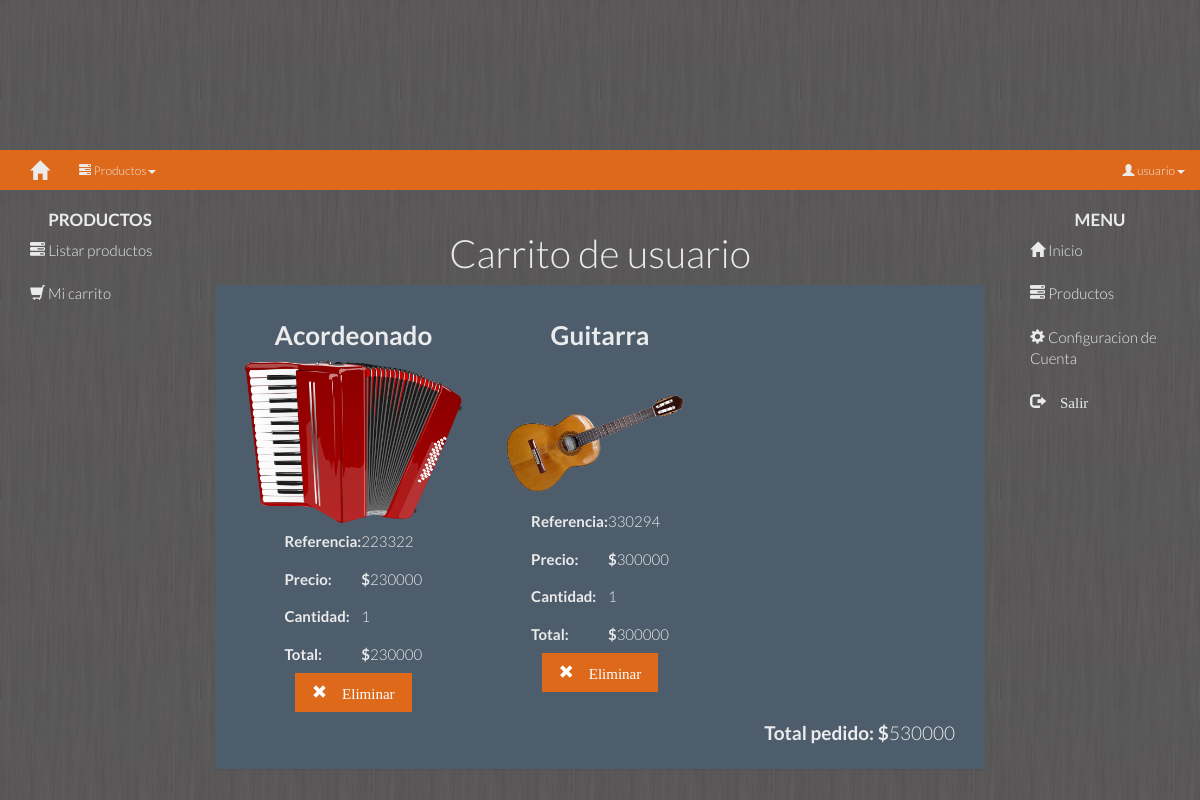
/Index.php/mostrarcarrito (signed in), run on an earlier commit of the app's database.
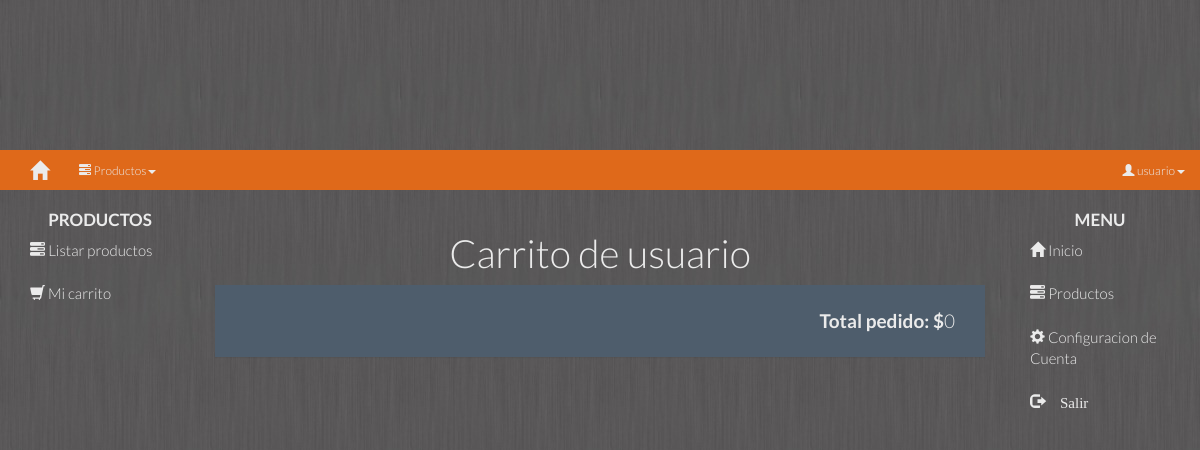
And on a later commit of the database.
### tables this page shows
CREATE TABLE IF NOT EXISTS `carrito` (
  `Id` int(11) NOT NULL AUTO_INCREMENT,
  `Cedula` varchar(255) NOT NULL,
  `Codp` varchar(255) NOT NULL,
  `Nombre` varchar(255) NOT NULL,
  `Tipo` varchar(255) NOT NULL,
  `Cantidad` int(11) NOT NULL,
  `Precio` double NOT NULL,
  `Total` double NOT NULL,
  PRIMARY KEY (`Id`)
);

### Controlador.php (called while the page is built, shortened)
<?php
	require_once "Modelos/Modelo_productos.php";
	function mostrar_carrito_action(){
		$carrito=mostrarcarrito();
		require "plantillas/listarcarrito.php";
	}
?>

### Modelos/Modelo_productos.php (called while the page is built, shortened)
<?php
	function mostrarcarrito(){
		$conexion=conectar_base_de_datos();
		$consulta = "SELECT * FROM carrito";
		$resultado = mysqli_query($conexion,$consulta);
		$carrito=array();
		while ($fila = $resultado->fetch_assoc()) {
			$carrito[]=$fila;
		}
		return $carrito;
	}
?>

### plantillas/listarcarrito.php (the view, shortened to what this page needs)
<?php ob_start();
  if(isset($_SESSION["Tipo"])){
    switch($_SESSION["Tipo"]){
      case 'Usuario':
        include 'plantillas/menu/menu_usuario.php';
      break;
    }
  }else{
  	include 'plantillas/menu/menu_publico.php';
  } ?>
<div class="row">
	<div class="col-xs-2 col-sm-2 col-md-2 col-lg-2">
	<?php if (isset($_SESSION["Tipo"])=='Administrador' || isset($_SESSION["Tipo"])=='Usuario'): ?>
		<?php echo $submenu2; $total=0;?>
	<?php else: ?>
	<?php endif ?>
	</div>
	<div class="col-xs-8 col-sm-8 col-md-8 col-lg-8">
		<h1><center>Carrito de <?php echo "".$_SESSION["Nombre"]; ?></center></h1>
		<div class="panel panel-primary">
			<div class="panel-body">
				<?php foreach ($carrito as $carrito):?>
					<div class="col-xs-4 col-sm-4 col-md-4 col-lg-4">
						<div class="caption">
							<h3><b><center><?php echo $carrito["Nombre"]; ?></center></b></h3>
							<img class="img-responsive" alt="<?php echo $carrito["Nombre"]; ?>" src="/Sistemas_2/productos/<?php echo $carrito["Tipo"]; ?>/<?php echo $carrito["Codp"]; ?>.png"/>
							<table align="center">
								<tr>
									<td><h5><b>Referencia:</b>  </h5></td>
									<td><h5><?php echo $carrito["Codp"]; ?></h5></td>
								</tr>
								<tr>
									<td><h5><b>Precio: </b></h5></td>
									<td><h5><b>$</b><?php echo $carrito["Precio"]; ?></h5></td>
								</tr>
								<tr>
									<td><h5><b>Cantidad: </b></h5></td>
									<td><h5><?php echo $carrito["Cantidad"]; ?></h5></td>
								</tr>
								<tr>
									<td><h5><b>Total: </b></h5></td>
									<td><h5><b>$</b><?php echo $carrito["Total"]; ?></h5></td>
								</tr>
							</table>
							<center><a class='btn btn-primary' href='/Sistemas_2/Index.php/eliminar_carrito?id=<?php echo $carrito["Codp"];?>'><span class='glyphicon glyphicon-remove'> Eliminar</span></a></center>
						</div>
					</div>
					<?php $total=$total+$carrito["Total"]; ?>
				<?php endforeach ?>
				<div class="col-xs-12 col-sm-12 col-md-12 col-lg-12"><h4 align="right"><b>Total pedido:</b> <b>$</b><?php echo "".$total; ?> </h4></div>
			</div>
		</div>
	</div>
	<div class="col-xs-2 col-sm-2 col-md-2 col-lg-2">
		<?php echo $menu1;?>
	</div>
</div>
<?php include "PlantillaBase.php"; ?>

What changed in the data, as far as the page shows it:
removed carrito: Nombre "Acordeonado", Tipo+Codp (picture), Codp "223322", Precio "230000", Cantidad "1", Total "230000"
removed carrito: Nombre "Guitarra", Tipo+Codp (picture), Codp "330294", Precio "300000", Cantidad "1", Total "300000"
Also different on the page:
$total: "530000" → "0"
